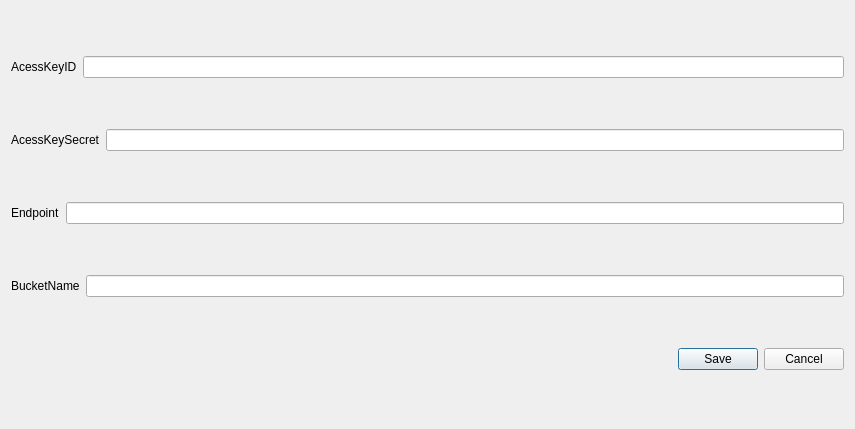
<?xml version="1.0" encoding="UTF-8"?>
<ui version="4.0">
 <class>apioption</class>
 <widget class="QDialog" name="apioption">
  <property name="geometry">
   <rect>
    <x>0</x>
    <y>0</y>
    <width>855</width>
    <height>429</height>
   </rect>
  </property>
  <property name="sizePolicy">
   <sizepolicy hsizetype="Maximum" vsizetype="Preferred">
    <horstretch>0</horstretch>
    <verstretch>0</verstretch>
   </sizepolicy>
  </property>
  <property name="windowTitle">
   <string>Dialog</string>
  </property>
  <layout class="QGridLayout" name="gridLayout">
   <item row="0" column="0">
    <layout class="QHBoxLayout" name="horizontalLayout_3">
     <item>
      <widget class="QLabel" name="label_3">
       <property name="text">
        <string>AcessKeyID</string>
       </property>
      </widget>
     </item>
     <item>
      <widget class="QLineEdit" name="AcessKeyIDEdit"/>
     </item>
    </layout>
   </item>
   <item row="1" column="0">
    <layout class="QHBoxLayout" name="horizontalLayout_2">
     <item>
      <widget class="QLabel" name="label_2">
       <property name="text">
        <string>AcessKeySecret</string>
       </property>
      </widget>
     </item>
     <item>
      <widget class="QLineEdit" name="AcessKeySecretEdit"/>
     </item>
    </layout>
   </item>
   <item row="2" column="0">
    <layout class="QHBoxLayout" name="horizontalLayout">
     <item>
      <widget class="QLabel" name="label">
       <property name="text">
        <string>Endpoint</string>
       </property>
      </widget>
     </item>
     <item>
      <widget class="QLineEdit" name="EndpointEdit"/>
     </item>
    </layout>
   </item>
   <item row="3" column="0">
    <layout class="QHBoxLayout" name="horizontalLayout_4">
     <item>
      <widget class="QLabel" name="label_4">
       <property name="text">
        <string>BucketName</string>
       </property>
      </widget>
     </item>
     <item>
      <widget class="QLineEdit" name="BucketNameEdit"/>
     </item>
    </layout>
   </item>
   <item row="4" column="0">
    <widget class="QDialogButtonBox" name="buttonBox">
     <property name="orientation">
      <enum>Qt::Horizontal</enum>
     </property>
     <property name="standardButtons">
      <set>QDialogButtonBox::Cancel|QDialogButtonBox::Save</set>
     </property>
    </widget>
   </item>
  </layout>
 </widget>
 <resources/>
 <connections>
  <connection>
   <sender>buttonBox</sender>
   <signal>accepted()</signal>
   <receiver>apioption</receiver>
   <slot>accept()</slot>
   <hints>
    <hint type="sourcelabel">
     <x>248</x>
     <y>254</y>
    </hint>
    <hint type="destinationlabel">
     <x>157</x>
     <y>274</y>
    </hint>
   </hints>
  </connection>
  <connection>
   <sender>buttonBox</sender>
   <signal>rejected()</signal>
   <receiver>apioption</receiver>
   <slot>reject()</slot>
   <hints>
    <hint type="sourcelabel">
     <x>316</x>
     <y>260</y>
    </hint>
    <hint type="destinationlabel">
     <x>286</x>
     <y>274</y>
    </hint>
   </hints>
  </connection>
 </connections>
</ui>
